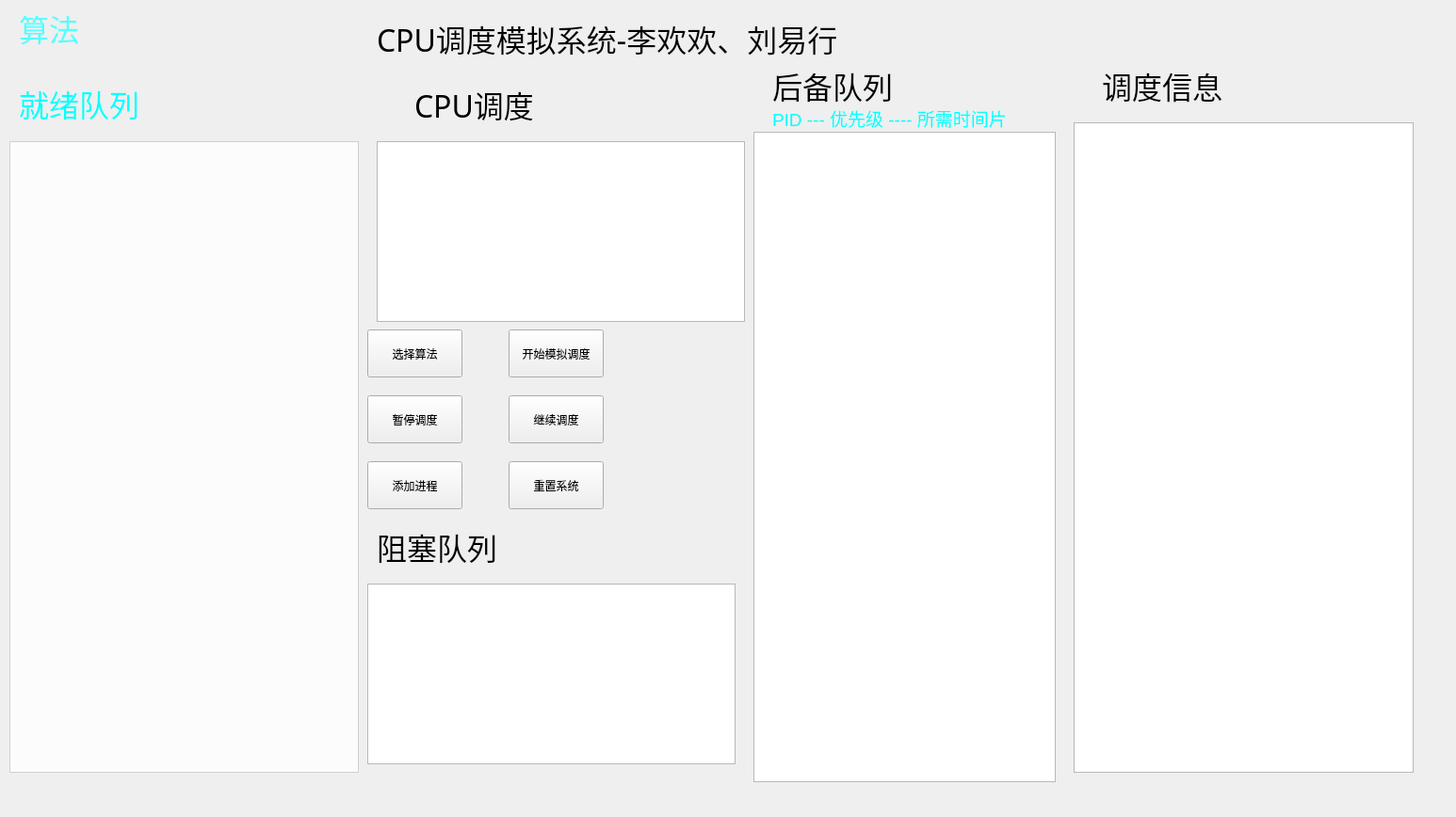
<?xml version="1.0" encoding="UTF-8"?>
<ui version="4.0">
 <class>ProcessSchedule</class>
 <widget class="QWidget" name="ProcessSchedule">
  <property name="geometry">
   <rect>
    <x>0</x>
    <y>0</y>
    <width>1546</width>
    <height>868</height>
   </rect>
  </property>
  <property name="windowTitle">
   <string>Form</string>
  </property>
  <widget class="QLabel" name="label">
   <property name="geometry">
    <rect>
     <x>20</x>
     <y>80</y>
     <width>151</width>
     <height>61</height>
    </rect>
   </property>
   <property name="font">
    <font>
     <family>华文行楷</family>
     <pointsize>24</pointsize>
    </font>
   </property>
   <property name="text">
    <string>&lt;html&gt;&lt;head/&gt;&lt;body&gt;&lt;p&gt;&lt;span style=&quot; color:#00ffff;&quot;&gt;就绪队列&lt;/span&gt;&lt;/p&gt;&lt;/body&gt;&lt;/html&gt;</string>
   </property>
  </widget>
  <widget class="QLabel" name="label_2">
   <property name="geometry">
    <rect>
     <x>400</x>
     <y>10</y>
     <width>551</width>
     <height>61</height>
    </rect>
   </property>
   <property name="font">
    <font>
     <family>华文行楷</family>
     <pointsize>24</pointsize>
    </font>
   </property>
   <property name="text">
    <string>CPU调度模拟系统-李欢欢、刘易行</string>
   </property>
  </widget>
  <widget class="QLabel" name="lab_CPUScheInfo">
   <property name="geometry">
    <rect>
     <x>440</x>
     <y>80</y>
     <width>151</width>
     <height>61</height>
    </rect>
   </property>
   <property name="font">
    <font>
     <family>华文行楷</family>
     <pointsize>24</pointsize>
    </font>
   </property>
   <property name="text">
    <string>CPU调度</string>
   </property>
  </widget>
  <widget class="QLabel" name="label_4">
   <property name="geometry">
    <rect>
     <x>820</x>
     <y>60</y>
     <width>151</width>
     <height>61</height>
    </rect>
   </property>
   <property name="font">
    <font>
     <family>华文行楷</family>
     <pointsize>24</pointsize>
    </font>
   </property>
   <property name="text">
    <string>后备队列</string>
   </property>
  </widget>
  <widget class="QLabel" name="label_5">
   <property name="geometry">
    <rect>
     <x>1170</x>
     <y>60</y>
     <width>151</width>
     <height>61</height>
    </rect>
   </property>
   <property name="font">
    <font>
     <family>华文行楷</family>
     <pointsize>24</pointsize>
    </font>
   </property>
   <property name="text">
    <string>调度信息</string>
   </property>
  </widget>
  <widget class="QListWidget" name="readyQue">
   <property name="geometry">
    <rect>
     <x>10</x>
     <y>150</y>
     <width>371</width>
     <height>671</height>
    </rect>
   </property>
   <property name="styleSheet">
    <string notr="true">background-color:rgba(255,255,255,200);</string>
   </property>
  </widget>
  <widget class="QListWidget" name="runningProcs">
   <property name="geometry">
    <rect>
     <x>400</x>
     <y>150</y>
     <width>391</width>
     <height>192</height>
    </rect>
   </property>
  </widget>
  <widget class="QListWidget" name="backupQue">
   <property name="geometry">
    <rect>
     <x>800</x>
     <y>140</y>
     <width>321</width>
     <height>691</height>
    </rect>
   </property>
  </widget>
  <widget class="QListWidget" name="scheInfo">
   <property name="geometry">
    <rect>
     <x>1140</x>
     <y>130</y>
     <width>361</width>
     <height>691</height>
    </rect>
   </property>
  </widget>
  <widget class="QLabel" name="label_6">
   <property name="geometry">
    <rect>
     <x>400</x>
     <y>550</y>
     <width>151</width>
     <height>61</height>
    </rect>
   </property>
   <property name="font">
    <font>
     <family>华文行楷</family>
     <pointsize>24</pointsize>
    </font>
   </property>
   <property name="text">
    <string>阻塞队列</string>
   </property>
  </widget>
  <widget class="QListWidget" name="suspendQue">
   <property name="geometry">
    <rect>
     <x>390</x>
     <y>620</y>
     <width>391</width>
     <height>192</height>
    </rect>
   </property>
  </widget>
  <widget class="QPushButton" name="btn_choose">
   <property name="geometry">
    <rect>
     <x>390</x>
     <y>350</y>
     <width>101</width>
     <height>51</height>
    </rect>
   </property>
   <property name="text">
    <string>选择算法</string>
   </property>
  </widget>
  <widget class="QPushButton" name="btn_start">
   <property name="geometry">
    <rect>
     <x>540</x>
     <y>350</y>
     <width>101</width>
     <height>51</height>
    </rect>
   </property>
   <property name="text">
    <string>开始模拟调度</string>
   </property>
  </widget>
  <widget class="QPushButton" name="btn_pause">
   <property name="geometry">
    <rect>
     <x>390</x>
     <y>420</y>
     <width>101</width>
     <height>51</height>
    </rect>
   </property>
   <property name="text">
    <string>暂停调度</string>
   </property>
  </widget>
  <widget class="QPushButton" name="btn_continue">
   <property name="geometry">
    <rect>
     <x>540</x>
     <y>420</y>
     <width>101</width>
     <height>51</height>
    </rect>
   </property>
   <property name="text">
    <string>继续调度</string>
   </property>
  </widget>
  <widget class="QPushButton" name="btn_addProcess">
   <property name="geometry">
    <rect>
     <x>390</x>
     <y>490</y>
     <width>101</width>
     <height>51</height>
    </rect>
   </property>
   <property name="text">
    <string>添加进程</string>
   </property>
  </widget>
  <widget class="QPushButton" name="btn_reset">
   <property name="geometry">
    <rect>
     <x>540</x>
     <y>490</y>
     <width>101</width>
     <height>51</height>
    </rect>
   </property>
   <property name="text">
    <string>重置系统</string>
   </property>
  </widget>
  <widget class="QLabel" name="lab_type">
   <property name="geometry">
    <rect>
     <x>20</x>
     <y>0</y>
     <width>151</width>
     <height>61</height>
    </rect>
   </property>
   <property name="font">
    <font>
     <family>华文行楷</family>
     <pointsize>24</pointsize>
    </font>
   </property>
   <property name="text">
    <string>&lt;html&gt;&lt;head/&gt;&lt;body&gt;&lt;p&gt;&lt;span style=&quot; color:#55ffff;&quot;&gt;算法&lt;/span&gt;&lt;/p&gt;&lt;/body&gt;&lt;/html&gt;</string>
   </property>
  </widget>
  <widget class="QLabel" name="label_3">
   <property name="geometry">
    <rect>
     <x>820</x>
     <y>110</y>
     <width>291</width>
     <height>31</height>
    </rect>
   </property>
   <property name="text">
    <string>&lt;html&gt;&lt;head/&gt;&lt;body&gt;&lt;p&gt;&lt;span style=&quot; font-size:14pt; color:#00ffff;&quot;&gt;PID --- 优先级 ---- 所需时间片&lt;/span&gt;&lt;/p&gt;&lt;/body&gt;&lt;/html&gt;</string>
   </property>
  </widget>
 </widget>
 <resources/>
 <connections/>
</ui>
